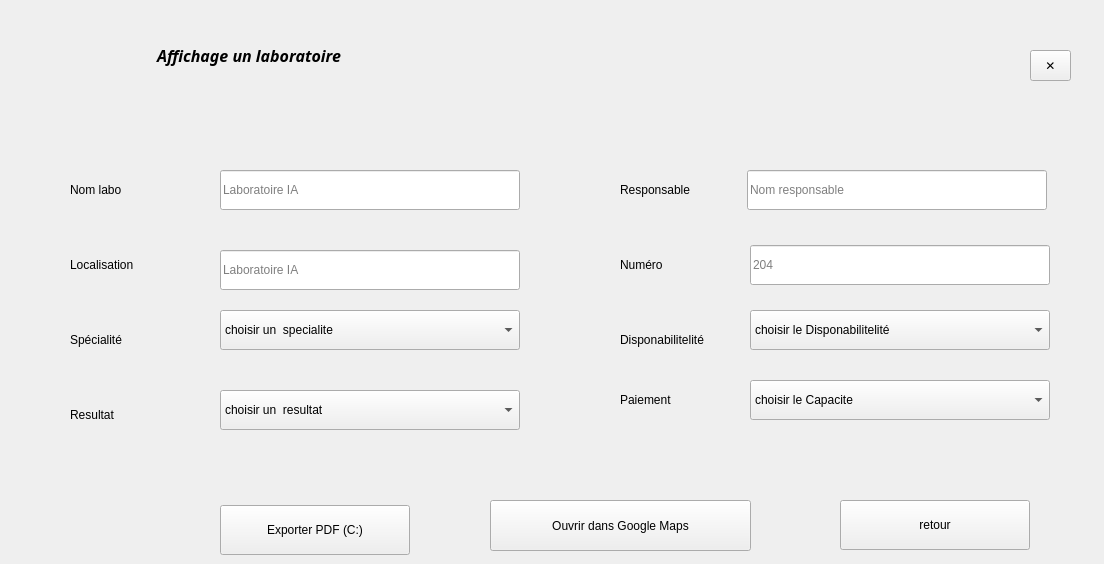
            <widget class="QWidget" name="affichierL">
             <widget class="QPushButton" name="retour_stat_3">
              <property name="geometry">
               <rect>
                <x>840</x>
                <y>500</y>
                <width>190</width>
                <height>50</height>
               </rect>
              </property>
              <property name="text">
               <string>retour</string>
              </property>
             </widget>
             <widget class="QFrame" name="PopupLabsForm_4">
              <property name="geometry">
               <rect>
                <x>70</x>
                <y>120</y>
                <width>1025</width>
                <height>351</height>
               </rect>
              </property>
              <property name="frameShape">
               <enum>QFrame::Shape::NoFrame</enum>
              </property>
              <widget class="QLineEdit" name="aff5">
               <property name="geometry">
                <rect>
                 <x>677</x>
                 <y>50</y>
                 <width>300</width>
                 <height>40</height>
                </rect>
               </property>
               <property name="placeholderText">
                <string>Nom responsable</string>
               </property>
              </widget>
              <widget class="QLabel" name="LblLabCap_6">
               <property name="geometry">
                <rect>
                 <x>550</x>
                 <y>200</y>
                 <width>130</width>
                 <height>40</height>
                </rect>
               </property>
               <property name="text">
                <string>Disponabilitelité</string>
               </property>
              </widget>
              <widget class="QLabel" name="LblLabLoc_6">
               <property name="geometry">
                <rect>
                 <x>0</x>
                 <y>125</y>
                 <width>130</width>
                 <height>40</height>
                </rect>
               </property>
               <property name="text">
                <string>Localisation</string>
               </property>
              </widget>
              <widget class="QLabel" name="LblLabName_6">
               <property name="geometry">
                <rect>
                 <x>0</x>
                 <y>50</y>
                 <width>130</width>
                 <height>40</height>
                </rect>
               </property>
               <property name="text">
                <string>Nom labo</string>
               </property>
              </widget>
              <widget class="QLabel" name="LblLabNum_6">
               <property name="geometry">
                <rect>
                 <x>550</x>
                 <y>125</y>
                 <width>130</width>
                 <height>40</height>
                </rect>
               </property>
               <property name="text">
                <string>Numéro</string>
               </property>
              </widget>
              <widget class="QLineEdit" name="aff1">
               <property name="geometry">
                <rect>
                 <x>150</x>
                 <y>50</y>
                 <width>300</width>
                 <height>40</height>
                </rect>
               </property>
               <property name="placeholderText">
                <string>Laboratoire IA</string>
               </property>
              </widget>
              <widget class="QLineEdit" name="aff6">
               <property name="geometry">
                <rect>
                 <x>680</x>
                 <y>125</y>
                 <width>300</width>
                 <height>40</height>
                </rect>
               </property>
               <property name="placeholderText">
                <string>204</string>
               </property>
              </widget>
              <widget class="QLabel" name="LblLabResp_6">
               <property name="geometry">
                <rect>
                 <x>550</x>
                 <y>50</y>
                 <width>130</width>
                 <height>40</height>
                </rect>
               </property>
               <property name="text">
                <string>Responsable</string>
               </property>
              </widget>
              <widget class="QLabel" name="LblLabSpec_6">
               <property name="geometry">
                <rect>
                 <x>0</x>
                 <y>200</y>
                 <width>130</width>
                 <height>40</height>
                </rect>
               </property>
               <property name="text">
                <string>Spécialité</string>
               </property>
              </widget>
              <widget class="QLineEdit" name="aff2">
               <property name="geometry">
                <rect>
                 <x>150</x>
                 <y>130</y>
                 <width>300</width>
                 <height>40</height>
                </rect>
               </property>
               <property name="placeholderText">
                <string>Laboratoire IA</string>
               </property>
              </widget>
              <widget class="QLabel" name="LblLabSpec_7">
               <property name="geometry">
                <rect>
                 <x>0</x>
                 <y>275</y>
                 <width>130</width>
                 <height>40</height>
                </rect>
               </property>
               <property name="text">
                <string>Resultat</string>
               </property>
              </widget>
              <widget class="QLabel" name="LblLabSpec_8">
               <property name="geometry">
                <rect>
                 <x>550</x>
                 <y>260</y>
                 <width>130</width>
                 <height>40</height>
                </rect>
               </property>
               <property name="text">
                <string>Paiement</string>
               </property>
              </widget>
              <widget class="QComboBox" name="aff3">
               <property name="geometry">
                <rect>
                 <x>150</x>
                 <y>190</y>
                 <width>300</width>
                 <height>40</height>
                </rect>
               </property>
               <item>
                <property name="text">
                 <string>choisir un  specialite</string>
                </property>
               </item>
               <item>
                <property name="text">
                 <string>interieur</string>
                </property>
               </item>
               <item>
                <property name="text">
                 <string>exterieur</string>
                </property>
               </item>
              </widget>
              <widget class="QComboBox" name="aff7">
               <property name="geometry">
                <rect>
                 <x>680</x>
                 <y>190</y>
                 <width>300</width>
                 <height>40</height>
                </rect>
               </property>
               <item>
                <property name="text">
                 <string>choisir le Disponabilitelité</string>
                </property>
               </item>
               <item>
                <property name="text">
                 <string>disponible</string>
                </property>
               </item>
               <item>
                <property name="text">
                 <string>occupee</string>
                </property>
               </item>
              </widget>
              <widget class="QComboBox" name="aff7_2">
               <property name="geometry">
                <rect>
                 <x>680</x>
                 <y>260</y>
                 <width>300</width>
                 <height>40</height>
                </rect>
               </property>
               <item>
                <property name="text">
                 <string>choisir le Capacite</string>
                </property>
               </item>
               <item>
                <property name="text">
                 <string>disponible</string>
                </property>
               </item>
               <item>
                <property name="text">
                 <string>occupee</string>
                </property>
               </item>
              </widget>
              <widget class="QComboBox" name="aff3_2">
               <property name="geometry">
                <rect>
                 <x>150</x>
                 <y>270</y>
                 <width>300</width>
                 <height>40</height>
                </rect>
               </property>
               <item>
                <property name="text">
                 <string>choisir un  resultat</string>
                </property>
               </item>
               <item>
                <property name="text">
                 <string>En exécution</string>
                </property>
               </item>
               <item>
                <property name="text">
                 <string>En attente</string>
                </property>
               </item>
               <item>
                <property name="text">
                 <string>Prêt</string>
                </property>
               </item>
              </widget>
             </widget>
             <widget class="QLabel" name="lblPageTitle_2">
              <property name="geometry">
               <rect>
                <x>90</x>
                <y>30</y>
                <width>251</width>
                <height>51</height>
               </rect>
              </property>
              <property name="font">
               <font>
                <family>Vivaldi</family>
                <pointsize>12</pointsize>
                <italic>true</italic>
                <bold>true</bold>
               </font>
              </property>
              <property name="text">
               <string>Affichage un laboratoire</string>
              </property>
              <property name="alignment">
               <set>Qt::AlignmentFlag::AlignRight|Qt::AlignmentFlag::AlignTrailing|Qt::AlignmentFlag::AlignVCenter</set>
              </property>
             </widget>
             <widget class="QToolButton" name="BtnPopupCancelLabs_4">
              <property name="geometry">
               <rect>
                <x>1030</x>
                <y>50</y>
                <width>41</width>
                <height>31</height>
               </rect>
              </property>
              <property name="toolTip">
               <string>Fermer</string>
              </property>
              <property name="text">
               <string>✕</string>
              </property>
             </widget>
             <widget class="QPushButton" name="BtnExportLabsDirect">
              <property name="geometry">
               <rect>
                <x>220</x>
                <y>505</y>
                <width>190</width>
                <height>50</height>
               </rect>
              </property>
              <property name="text">
               <string>Exporter PDF (C:)</string>
              </property>
             </widget>
             <widget class="QPushButton" name="btnOpenGoogleMaps">
              <property name="geometry">
               <rect>
                <x>490</x>
                <y>500</y>
                <width>261</width>
                <height>51</height>
               </rect>
              </property>
              <property name="text">
               <string>Ouvrir dans Google Maps</string>
              </property>
             </widget>
            </widget>
